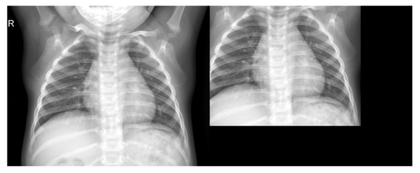
%> input picture RMImages/ChestInt.png, 420 x 173 px, shrunk from 788 x 325 before the run
$ octave --eval "result = Sml2Lrg(imread('RMImages/ChestInt.png'));"   (GNU Octave 9; MATLAB toolbox functions it lacks are replaced by stand-ins)
%> lines starting %> are read from the running program, lines starting %| are printed output that depends on the picture; in (x1, y1, x2, y2) boxes, pixels count from 0 and x2, y2 are one past the last pixel; in counts of white or black regions, pixels touching at a corner belong together; the program's own positions count from 1
### LungScan.m
function LungScanFinal = LungScan(I)

% Team Name: CONP Apps
% Group Members:Chelsea,Omar,Nico,Peyton
% Course: BME3053C Computer Applications for BME
% Term: Fall 2020
% J. Crayton Pruitt Family Department of Biomedical Engineering
% University of Florida

%Functions results in a B&W Picture where inside of lungs are white and outside(or
%infront of heart) is black

%this is used to find where the lungs are in any chest xray

sz = floor(length(I)/30);
%> sz = 14
% Set GS and Adjust Contrast
I = im2gray(I);
testAdj = imadjust(I);
% Invert color
testinv = 255 - testAdj;
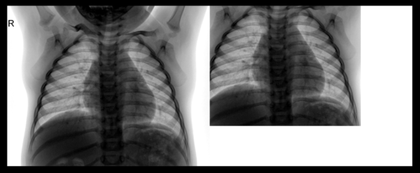
%> testinv: size 173x420 uint8; min 0, max 255, mean 123.7
% Clear Border
testinvclr = imclearborder(testinv);
% Invert
testclr = 255 - testinvclr;
% Threshold
testclr(testclr>210) = 0;
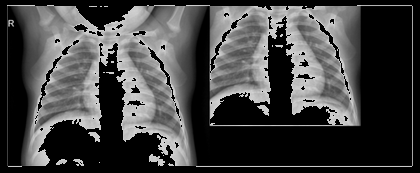
%> testclr: size 173x420 uint8; min 0, max 210, mean 67.2
% Binarize
BWtest = imbinarize(testclr,'adaptive');
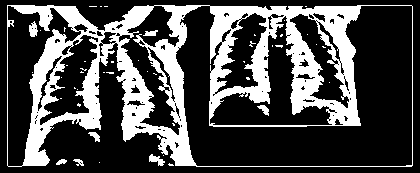
%> BWtest: size 173x420 logical; 29.4% white; 46 white regions (38 under 20 px), largest, box (x1, y1, x2, y2) and area: (7, 5, 413, 167) 20688, (149, 154, 165, 166) 99, (29, 21, 38, 37) 97
% Structural Element
SE = strel('disk',sz);
%> SE = {Dimensionality 2}
SE2 = strel('diamond',sz);
%> SE2 = {Dimensionality 2}
% Close Image
LungScan1 = imclose(BWtest,SE);
%> LungScan1: size 173x420 logical; 59.7% white; 6 black regions, box (x1, y1, x2, y2) and area: (189, 6, 412, 166) 15469, (0, 0, 420, 173) 9095, (45, 122, 94, 160) 1471, (177, 36, 210, 82) 1195, (8, 33, 42, 75) 1119, (219, 96, 257, 125) 904
LungScan2 = imclose(LungScan1,SE2);
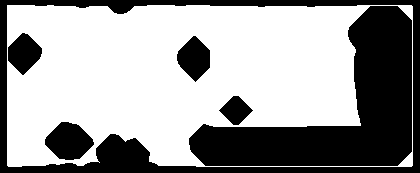
%> LungScan2: size 173x420 logical; 61.6% white; 6 black regions, box (x1, y1, x2, y2) and area: (189, 6, 412, 166) 15169, (0, 0, 420, 173) 8985, (45, 122, 94, 160) 1289, (177, 36, 210, 82) 994, (8, 33, 42, 75) 921, (219, 96, 253, 125) 566
% Fill gaps
LungArea = imfill(LungScan2,'holes');
%> LungArea: size 173x420 logical; 87.6% white; 1 black region, box (x1, y1, x2, y2) and area: (0, 0, 420, 173) 8985

%%
%Cleanup of extra bits

% Split pic in half
R = LungArea(:,(end/2):end);
%> R: size 173x211 logical; 90.1% white; 1 black region, box (x1, y1, x2, y2) and area: (0, 0, 211, 173) 3619
L = LungArea(:,1:(end/2));
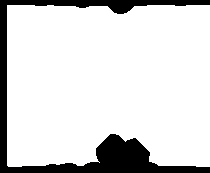
%> L: size 173x210 logical; 85.2% white; 1 black region, box (x1, y1, x2, y2) and area: (0, 0, 210, 173) 5377
% Pull Largest Blob on Right
LungRScan = bwlabeln(R);
Rstats = regionprops(LungRScan,'Area',"Centroid");
%> Rstats = 1 region; Area and Centroid: 32884 [102.6 86.9]
RA = [Rstats.Area];
%> RA = 32884
RA = find(RA == max(RA));
%> RA = 1
LungRScan(LungRScan~=RA) = 0;
% Pull Largest Blob on Left
LungLScan = bwlabeln(L);
Lstats = regionprops(LungLScan,'Area','Centroid');
%> Lstats = 1 region; Area and Centroid: 30953 [108.5 83.5]
LA = [Lstats.Area];
%> LA = 30953
LA = find(LA == max(LA));
%> LA = 1
LungLScan(LungLScan~=LA) = 0;
% Concatenate both sides
LungScanFinal = [LungLScan LungRScan];
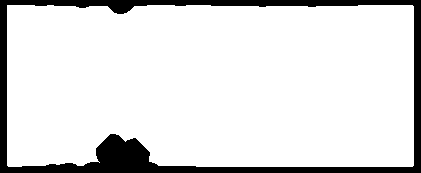
%> LungScanFinal: size 173x421 double; values 0 (black) and 1 (white), 87.6% white; 1 black region, box (x1, y1, x2, y2) and area: (0, 0, 421, 173) 8996
end

### Sml2Lrg.m
function ratio = Sml2Lrg(I)

% Team Name: CONP Apps
% Group Members:Chelsea,Omar,Nico,Peyton
% Course: BME3053C Computer Applications for BME
% Term: Fall 2020
% J. Crayton Pruitt Family Department of Biomedical Engineering
% University of Florida

% Establishes a function that will find the ratio of the small lung in LungScan versus the large lung in LungScan;

    F = LungScan(I);
    % Uses LungScan which shows the area of the lungs that are darker, or don't have pneumonia
    t = 0;
    % initialize t, which is a counter
    for i = 1:size(F,1)
    % goes to the end of the row value of F
        for j = 1:size(F,2)
        % goes to the end of the column value in F
            if F(i,j) == 1
                if sum(F(1:end,j+1)) == 0
                t = t +1;
                tight(t) = j;
                end
            end
            % if the pixel is white and the next row over is completely dark or equal to zero
            % then add the column value of that pixel into vector tight
        end
    end
%> after the loop, t = 160; tight = 160 values from 414 to 414
    tight = min(tight);
%> tight = 414
    % take the minimum value of the vector tight, which will be used to split the image F between left and right;
    Fl = F(:,1:tight)
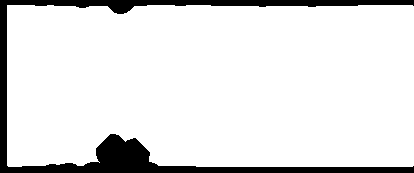
%> Fl: size 173x414 double; values 0 (black) and 1 (white), 89.1% white; 1 black region, box (x1, y1, x2, y2) and area: (0, 0, 414, 173) 7785
    % splits the image F into a left image containing only the left lung
    Fr = F(:,tight:end);
    % splits the image F into a right image containg only the right lung
    if nnz(Fl)<=nnz(Fr)
        ratio = nnz(Fl)/nnz(Fr);
    else
        ratio = nnz(Fr)/nnz(Fl);
%> ratio = 0.00251
    end
    % the ratio is equal to the number of non-zero elements of the smaller lung over the number of
    % non-zero elements of the larger lung
end
